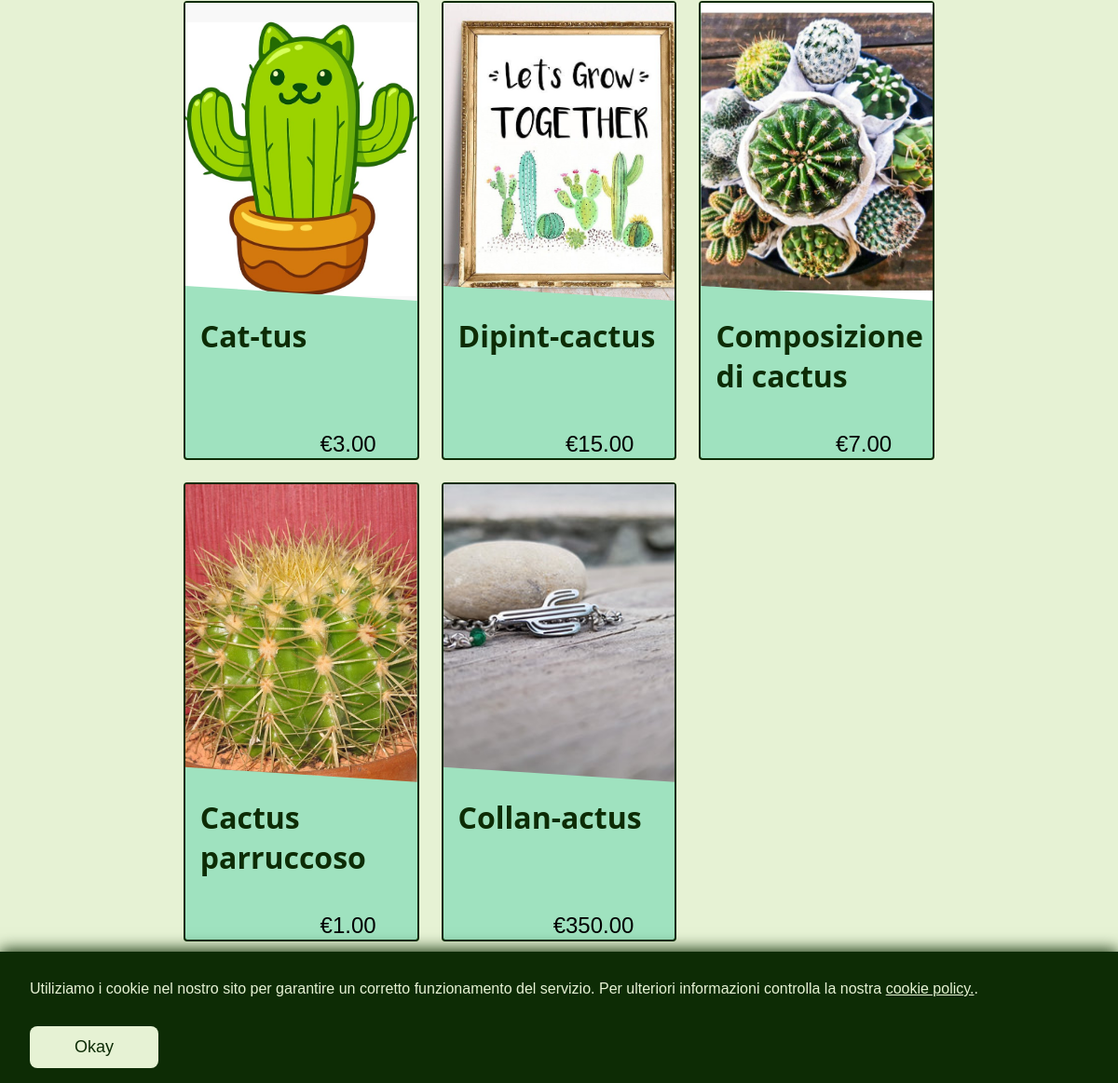
/sito/shop/index.php (lower part), run on an earlier commit of the app's database.
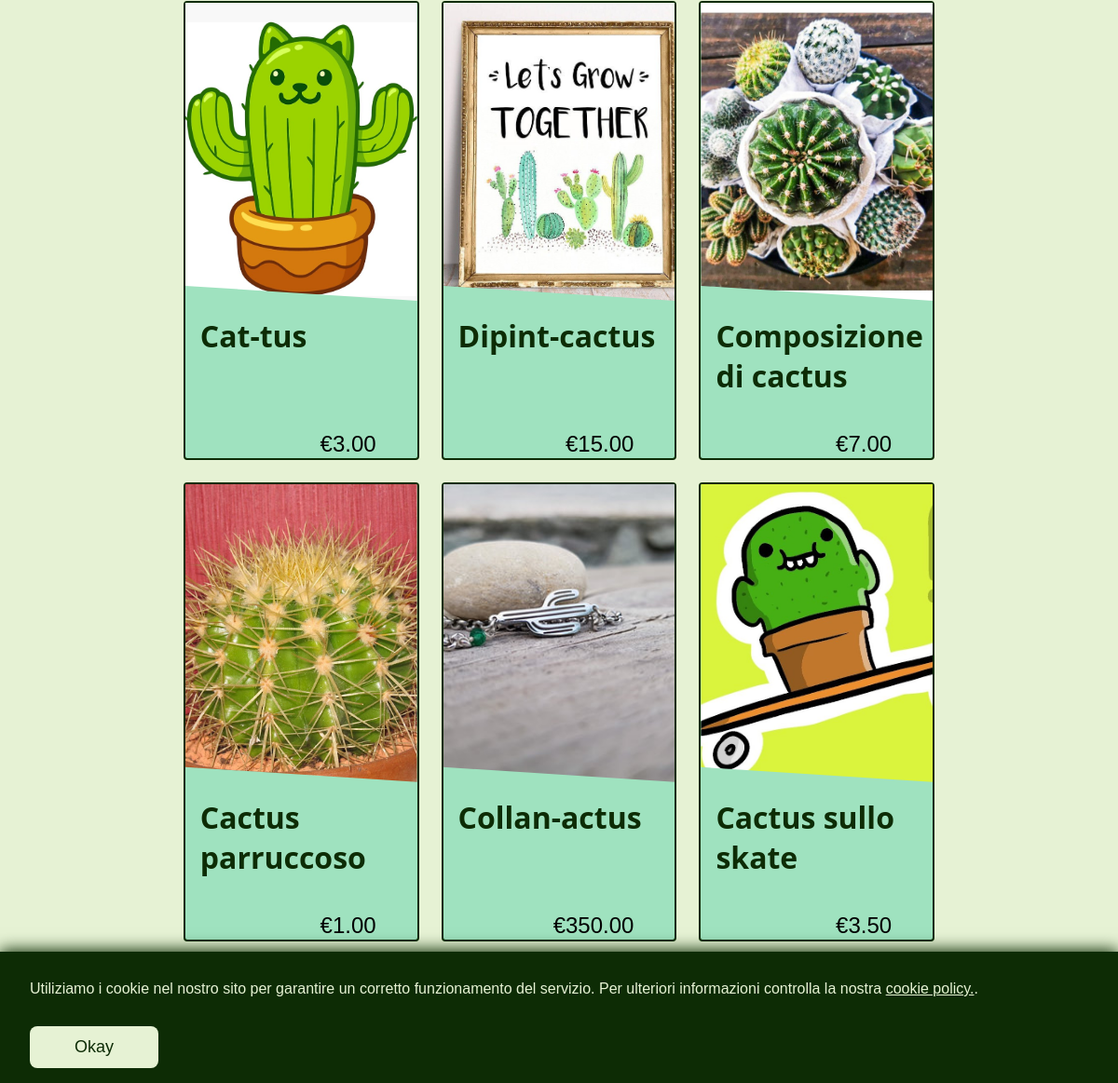
And on a later commit of the database.
### tables this page shows
CREATE TABLE `products` (
  `id` int(11) NOT NULL,
  `name` varchar(255) NOT NULL,
  `price` decimal(10,2) NOT NULL,
  `image` varchar(255) NOT NULL,
  `description` text NOT NULL,
  `highlighted` tinyint(4) NOT NULL
);

### sito/db/db_manager.php (called while the page is built, shortened)
<?php
class DB {
    private $db;
    public function __construct(){
        $this->db = new mysqli("localhost", "root", "", "cacplus", 3306);
    }
    public function select_all($tableName, $columns = array()){
        $strCol = "";
        foreach($columns as $colName) {
            $strCol .= " ". $colName . ",";
        }
        $strCol = substr($strCol, 0, -1);
        $query = "SELECT $strCol FROM $tableName";
        $stmt = $this->db->prepare($query);
        $stmt->execute();
        $result = $stmt->get_result();
        return $result->fetch_all(MYSQLI_ASSOC);
    }
}
class DBManager {
    protected $db;
    protected $columns;
    protected $tableName;
    public function __construct(){
        $this->db = new DB();
    }
    public function getAll() {
        $results = $this->db->select_all($this->tableName, $this->columns);
        $objects = array();
        foreach($results as $result) {
        array_push($objects, (object)$result);
        }
        return $objects;
    }
    }
?>

### sito/db/ProductManager.php (called while the page is built, shortened)
<?php
class ProductManager extends DBManager {
  public function __construct() {
    $this->columns = array( 'id', 'name', 'price', 'description', 'image');
    $this->tableName = "products";
  }
}
?>

### sito/shop/pages/catalogo.php (the view, shortened to what this page needs)
<?php
$productsMgr = new ProductManager();
$products = $productsMgr->getAll();
?>
<section class="catalogo">
    <div class="cards">
        <ul>
            <?php foreach ($products as $product) : ?>
                <li class="card">
                    <div class="img"><img src="<?php echo IMAGE_URL . $product->image ?>" alt=""></div>
                    <div class="text">
                        <h4><a href="<?php echo ROOT_URL . "shop/?page=product&id=" . $product->id ?>"><?php echo $product->name ?></a></h4>
                        <p class="price">&euro;<?php echo $product->price ?></p>
                    </div>
                </li>
            <?php endforeach; ?>
        </ul>
    </div>
</section>

What changed in the data, as far as the page shows it:
added products: image (picture), name "Cactus sullo skate", price "3.50"
